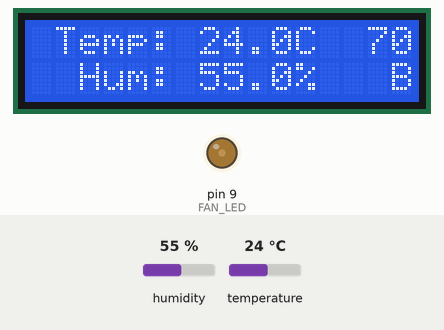
A sketch run on a simulated Arduino Uno, built with avr-gcc and run on an emulated ATmega328P. Parts: 16×2 character LCD, output pins drawn as LEDs (lit = HIGH). The inputs (shaded band) are chosen by the test bench; at power-on: temperature 24 °C, humidity 55 %. What the sketch prints to the serial monitor is not drawn.

Above: at 1.2 s.
1.3 s: temperature set to 28 °C
At 3.2 s:
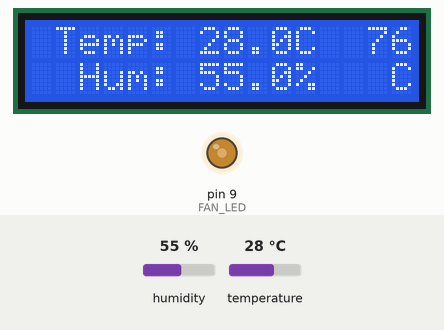
4.0 s: humidity set to 81 %
At 4.7 s:
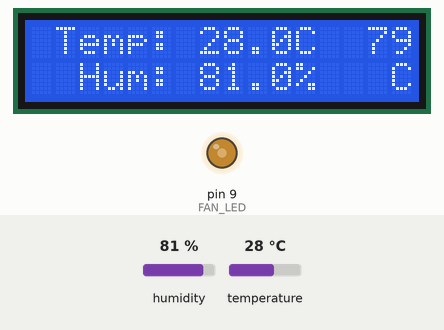
6.7 s: humidity set to 84 %
At 8.87 s:
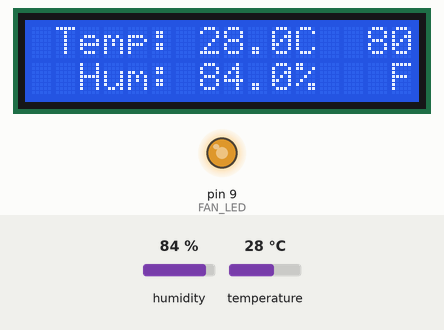
10.1 s: temperature set to 26 °C
At 11.6 s:
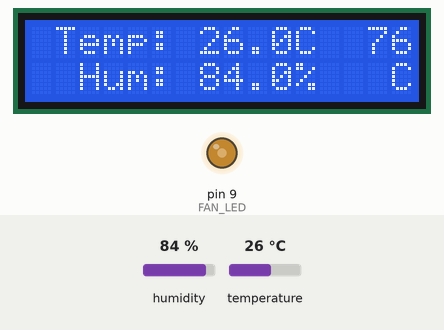
12.8 s: temperature set to 12 °C
At 13.4 s:
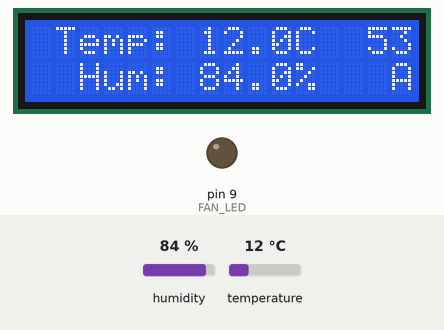
15.5 s: temperature set to 2 °C
At 17.4 s:
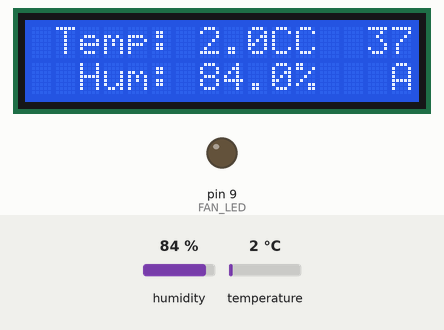
Timing chart, 0 to 18.9 s (numbered marks = the images above; inputs shaded):
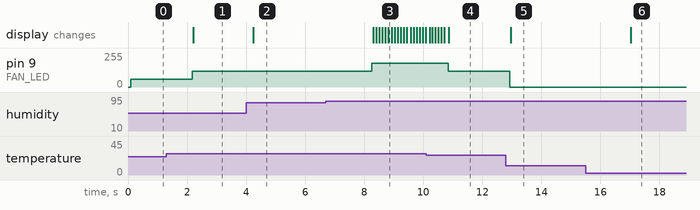

The sketch:

FAN_DISCOMFORT.ino
```cpp
#include "DHT.h"
#include <hd44780.h>
#include <Wire.h>
#include <hd44780ioClass/hd44780_I2Cexp.h>
#define DHTPIN 3
#define DHTTYPE DHT11
#define FAN_LED 9

hd44780_I2Cexp lcd;
DHT dht(DHTPIN, DHTTYPE);

void setup() {
  Serial.begin(9600);
  Serial.println("Check it out!");
  dht.begin();
  lcd.begin(16, 2);

  pinMode(FAN_LED, OUTPUT);
}

void loop() {
  // Wait a few seconds between measurements.
  float dis;
  float h = dht.readHumidity();
  float t = dht.readTemperature();
  char state = 'A';

  dis = 1.8*t-0.55*(1-h/100)*(1.8*t-26)+32;
  //dis = 76;
  if (isnan(h) || isnan(t)) {
    Serial.println("SENSOR ERROR");
    lcd.setCursor(0, 0);
    lcd.print("     SENSOR     ");
    lcd.setCursor(0, 1);
    lcd.print("     ERROR!     ");
    return;
  }
  if(dis >= 80){
    state = 'F';
    analogWrite(FAN_LED,180);
  }
  else if(dis >= 75){
    state = 'C';
    analogWrite(FAN_LED,120);
  }
  else if(dis >= 68){
    state = 'B';
    analogWrite(FAN_LED,60);
  }
  else{
    state = 'A';
    analogWrite(FAN_LED,0);
  }

  Serial.print("Discomfort: ");
  Serial.print(dis);
  Serial.print(" (");
  Serial.print(state);
  Serial.print(")\t");
  Serial.print("Humidity: ");
  Serial.print(h);
  Serial.print(" %\t");
  Serial.print("Temperature: ");
  Serial.print(t);
  Serial.print(" *C ");
  Serial.print("\n");

  lcd.setCursor(1,0);
  lcd.print("Temp: ");
  lcd.print(t, 1);
  lcd.print("C");

  lcd.setCursor(14,0);
  lcd.print(dis);

  lcd.setCursor(15,1);
  lcd.print(state);

  lcd.setCursor(2,1);
  lcd.print("Hum: ");
  lcd.print(h, 1);
  lcd.print("%");

  if(state == 'F'){
    for(int i = 0; i < 3; i++){
      lcd.noBacklight();
      delay(100);
      lcd.backlight();
      delay(100);
    }
  }

}
```

Measured:
- the behaviour switches between 26 and 27 °C on temperature (found by bisection; images 0 and 1)
- the behaviour switches between 82 and 83 % on humidity (found by bisection; images 2 and 3)
- the behaviour switches between 28 and 27 °C on temperature (found by bisection; images 3 and 4)
- after the input at 1.3 s, pin 9 (FAN_LED): 60/255 → 120/255 after 0.87 s; the display: changes after 0.91 s (image 1)
- after the input at 4.0 s, the display: changes after 0.24 s (image 2)
- after the input at 6.7 s, pin 9 (FAN_LED): 120/255 → 180/255 after 1.6 s; the display: first changes after 1.6 s (image 3 shows a later state)
- after the input at 10.1 s, pin 9 (FAN_LED): 180/255 → 120/255 after 0.74 s; the display: first differs from a run without the input after 0.76 s (image 4)
- after the input at 12.8 s, pin 9 (FAN_LED): 120/255 → 0/255 after 0.12 s; the display: changes after 0.17 s (image 5)
- after the input at 15.5 s, the display: changes after 1.5 s (image 6)
